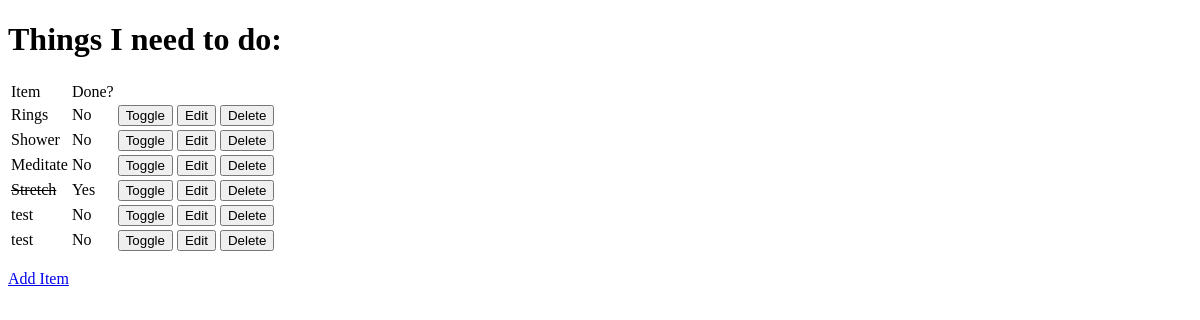
The app's page /, older data.
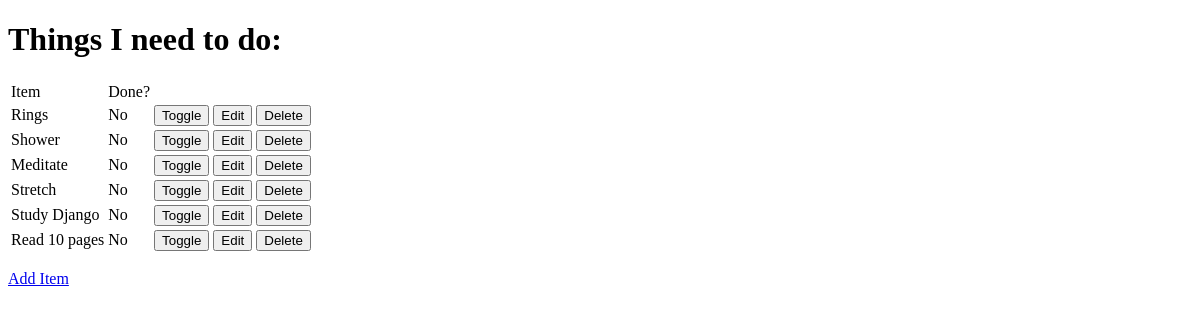
The same page, newer data.
### todo/models.py (models this page shows, shortened)
class Item(models.Model):
    name = models.CharField(max_length=50, null=False, blank=False)
    done = models.BooleanField(null=False, blank=False, default=False)

### todo/views.py (the view)
# urls.py: path('', views.get_todo_list, name='get_todo_list'),
def get_todo_list(request):
    items = Item.objects.all()
    context = {
        'items': items
    }
    return render(request, 'todo/todo_list.html', context)

### todo/templates/todo/todo_list.html (shortened to what this page needs)
<!DOCTYPE html>
<html lang="en">
<head>
</head>
<body>
    <h1>Things I need to do:</h1>
    <table>
        <thead>
            <tr>
                <td>Item</td>
                <td>Done?</td>
            </tr>
        </thead>
        <tbody>
            {% for item in items %}
            <tr>
                {% if item.done == True %}
                <td><strike>{{item.name}}</strike></td>
                <td>Yes</td>
                {% else %}
                <td>{{item.name}}</td>
                <td>No</td>
                {% endif %}
                <td>
                    <a href="{% url 'toggle' item.id %}">
                        <button>Toggle</button>
                    </a>
                </td>
                <td>
                    <a href="{% url 'edit' item.id %}">
                        <button>Edit</button>
                    </a>
                </td>
                <td>
                    <a href="{% url 'delete' item.id %}">
                        <button>Delete</button>
                    </a>
                </td>
            </tr>
            {% empty %}
            <tr>
                <td>You have nothing to do</td>
            </tr>
            {% endfor %}
        </tbody>
    </table>
    <p>
        <a href="add">Add Item</a>
    </p>
</body>
</html>

Row changes from the older to the newer data that the page shows:
changed Item "Stretch": done "Yes" → "No"
changed Item: name "test" → "Study Django"
changed Item: name "test" → "Read 10 pages"
